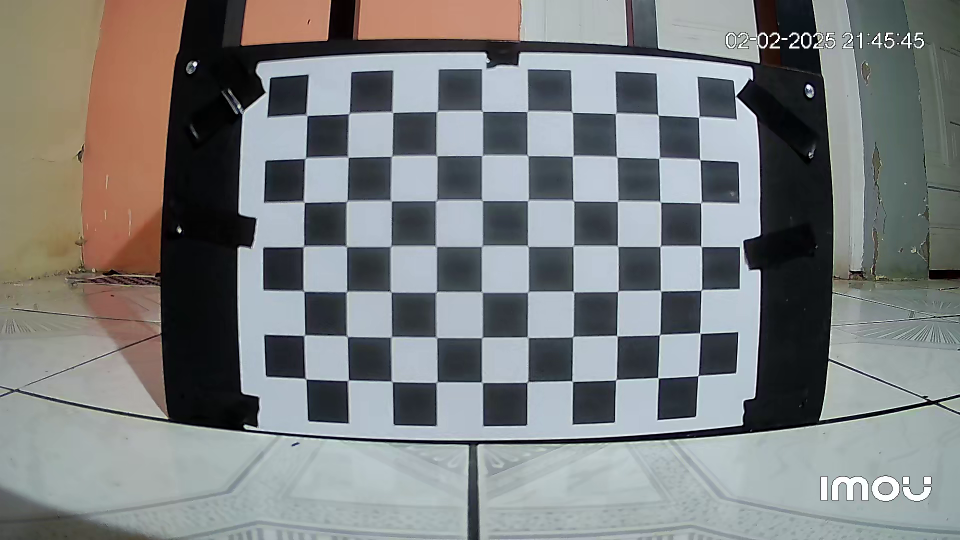
#> input picture Python/Calibracion3.0/image1.png, 1920 x 1080 px (shown at 1/2 size); its folder holds only this picture in this run
$ python calibration.py
#> lines starting #> are read from the running program, lines starting #| are printed output that depends on the picture; after the words box and inside, x2 and y2 are one past the last pixel; in counts of white or black regions, pixels touching at a corner belong together; long printed decimals are rounded
import numpy as np
import cv2 as cv
import glob
import pickle


################ FIND CHESSBOARD CORNERS - OBJECT POINTS AND IMAGE POINTS #############################

chessboardSize = (10,7)
frameSize = (1920,1080)


# termination criteria
criteria = (cv.TERM_CRITERIA_EPS + cv.TERM_CRITERIA_MAX_ITER, 30, 0.001)


# prepare object points, like (0,0,0), (1,0,0), (2,0,0) ....,(6,5,0)
objp = np.zeros((chessboardSize[0] * chessboardSize[1], 3), np.float32)
objp[:,:2] = np.mgrid[0:chessboardSize[0],0:chessboardSize[1]].T.reshape(-1,2)

size_of_chessboard_squares_mm = 24
objp = objp * size_of_chessboard_squares_mm


# Arrays to store object points and image points from all the images.
objpoints = [] # 3d point in real world space
imgpoints = [] # 2d points in image plane.


images = glob.glob(r'C:\Users\jairo\Documents\U_ESPE\Tesis\Nueva tesis ESPE\GitHub Tesis\Vehicle_AGV_TESIS_ESPE\Python\Calibracion3.0\*.png')
# Carga una imagen de ejemplo para determinar el tamaño dinámicamente

if len(images) > 0:
    img_example = cv.imread(images[0])  # Cargar la primera imagen
#> img_example is the input picture: shape (1080, 1920, 3); mean B, G, R 126.8, 126.8, 124.2
    frameSize = (img_example.shape[1], img_example.shape[0])  # Ancho x Alto
#> frameSize = (1920, 1080)
else:
    raise ValueError("No se encontraron imágenes en el directorio especificado.")


for image in images:

    img = cv.imread(image)
    gray = cv.cvtColor(img, cv.COLOR_BGR2GRAY)
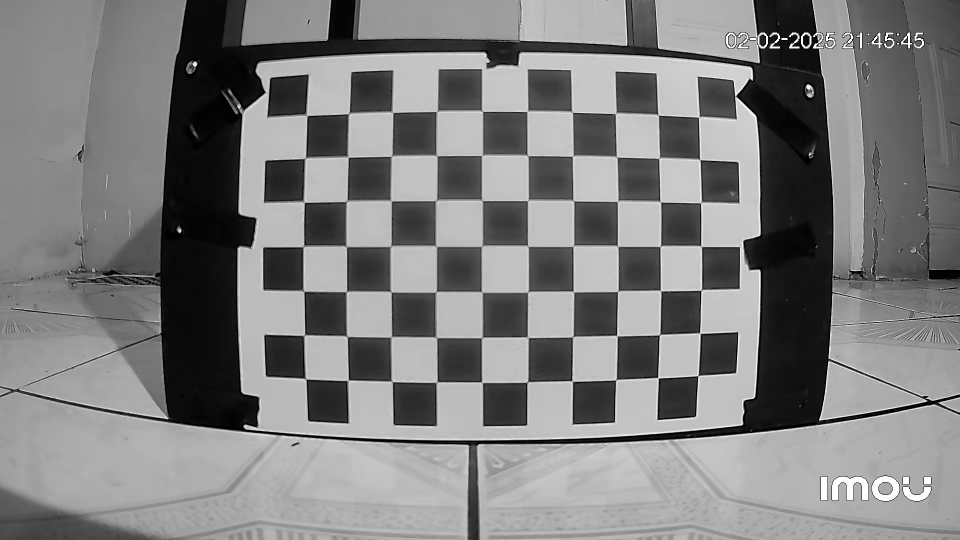
#> gray: shape (1080, 1920) (shown at 1/2 size); min 0, max 255, mean 126

    # Find the chess board corners
    ret, corners = cv.findChessboardCorners(gray, chessboardSize, None)
#> ret = True; corners = 70 rows, first 8: [614.4, 232.2], [698.5, 228.7], [786.4, 225.7], [874.3, 224.7], [965.4, 223.5], [1055, 223.9], [1144.5, 225.6], [1231.2, 228.7]

    # If found, add object points, image points (after refining them)
    if ret == True:

        objpoints.append(objp)
        corners2 = cv.cornerSubPix(gray, corners, (11,11), (-1,-1), criteria)
#> corners2 = 70 rows, first 8: [614, 231.1], [698.7, 227.5], [785.6, 225.2], [873.8, 223.6], [964.8, 222.9], [1054.7, 223.4], [1144.4, 224.6], [1231.3, 227.5]
        imgpoints.append(corners)

        # Draw and display the corners
        cv.drawChessboardCorners(img, chessboardSize, corners2, ret)
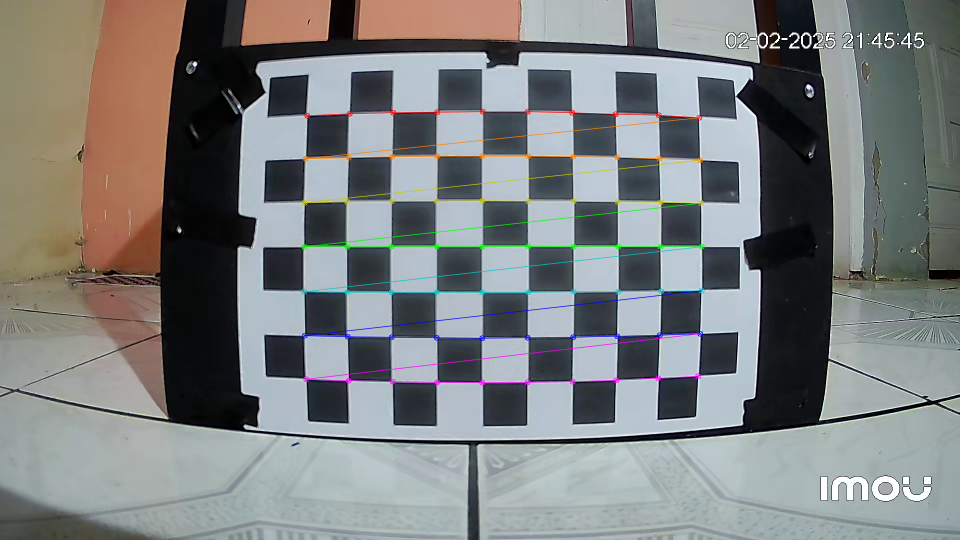
#> img: shape (1080, 1920, 3) (shown at 1/2 size); 1.76% of pixels changed, all inside (x1, y1, x2, y2) = (602, 217, 1410, 772)
        cv.imshow('img', img)
        cv.waitKey(100)


cv.destroyAllWindows()


############## CALIBRATION #######################################################

ret, cameraMatrix, dist, rvecs, tvecs = cv.calibrateCamera(objpoints, imgpoints, frameSize, None, None)
#> ret = 0.49; cameraMatrix = [[4293.1, 0, 855.7], [0, 4304.2, 537.6], [0, 0, 1]]; dist = [[-2.5, -148.4, -0.0299, 0.114, 4167.4]]; rvecs = ([-0.0125, -0.0443, -0.000152],); tvecs = ([-67.5, -83.66, 1131.3],)

# Save the camera calibration result for later use (we won't worry about rvecs / tvecs)
pickle.dump((cameraMatrix, dist), open( r"C:\Users\jairo\Documents\U_ESPE\Tesis\Nueva tesis ESPE\GitHub Tesis\Vehicle_AGV_TESIS_ESPE\Python\Calibracion\calibration.pkl", "wb" ), protocol = 2)
pickle.dump(cameraMatrix, open( r"C:\Users\jairo\Documents\U_ESPE\Tesis\Nueva tesis ESPE\GitHub Tesis\Vehicle_AGV_TESIS_ESPE\Python\Calibracion\cameraMatrix.pkl", "wb" ), protocol = 2)
pickle.dump(dist, open( r"C:\Users\jairo\Documents\U_ESPE\Tesis\Nueva tesis ESPE\GitHub Tesis\Vehicle_AGV_TESIS_ESPE\Python\Calibracion\dist.pkl", "wb" ), protocol = 2)

#Imprimir las matrices de la cámara y distorsión
print("Camera Matrix (Matriz de la cámara):")
print(cameraMatrix)
#| [[4.29311792e+03 0.00000000e+00 8.55651418e+02]
#|  [0.00000000e+00 4.30421598e+03 5.37621647e+02]
#|  [0.00000000e+00 0.00000000e+00 1.00000000e+00]]

print("\nDistortion Coefficients (Coeficientes de distorsión):")
print(dist)
#| [[-2.50330747e+00 -1.48379591e+02 -2.98529129e-02  1.14485560e-01
#|    4.16735276e+03]]


############## UNDISTORTION #####################################################

img = cv.imread(r'C:\Users\jairo\Documents\U_ESPE\Tesis\Nueva tesis ESPE\GitHub Tesis\Vehicle_AGV_TESIS_ESPE\Python\Calibracion\cali5.png')
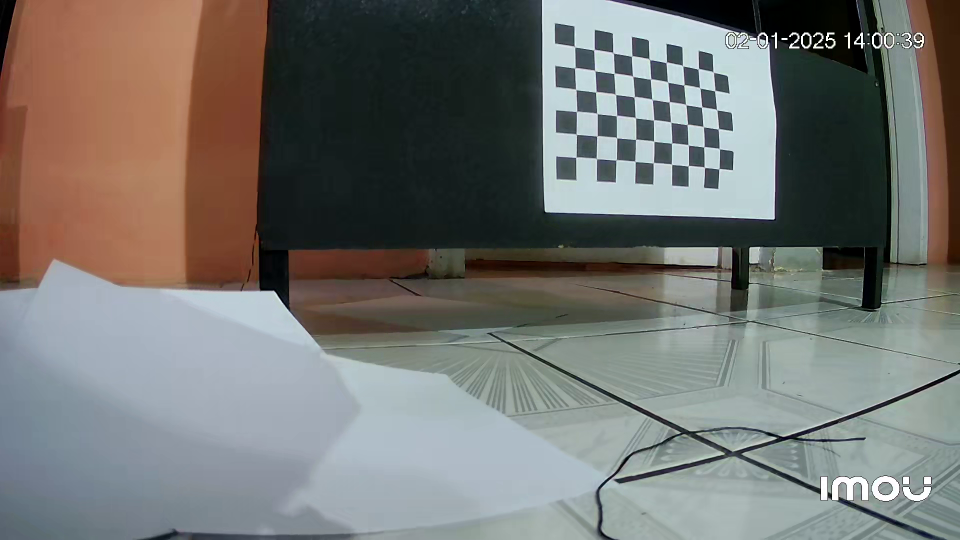
#> input picture Python/Calibracion/cali5.png, 1920 x 1080 px, found by its file name (shown at 1/2 size)
#> img is the input picture: shape (1080, 1920, 3); mean B, G, R 112.4, 115.9, 115.7
h, w = img.shape[:2]  # img.shape[0] es altura, img.shape[1] es ancho
#> h = 1080; w = 1920
newCameraMatrix, roi = cv.getOptimalNewCameraMatrix(cameraMatrix, dist, (w, h), 1, (w, h))
#> newCameraMatrix = [[4989.9, 0, 1138.8], [0, 3787.5, 528.5], [0, 0, 1]]; roi = (346, 320, 1326, 427)


# Undistort
dst = cv.undistort(img, cameraMatrix, dist, None, newCameraMatrix)
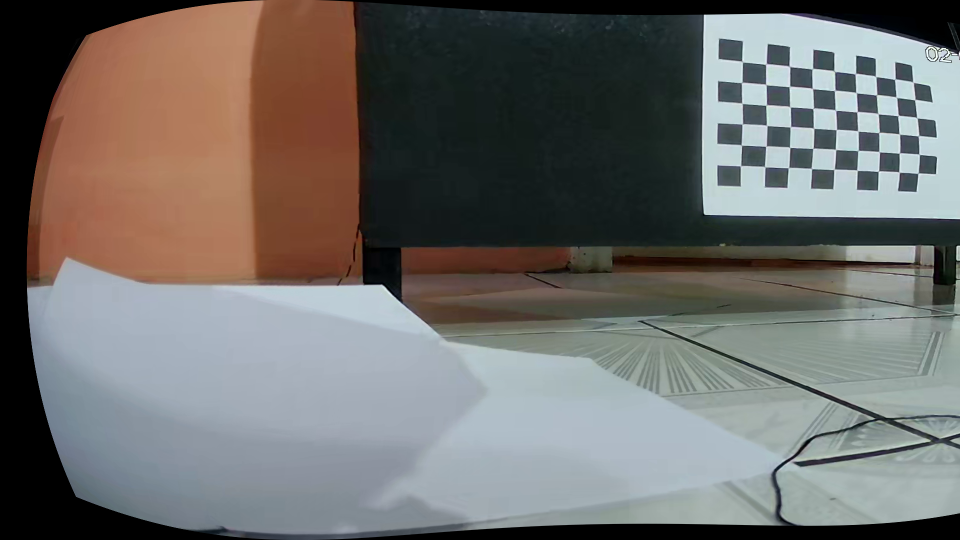
#> dst: shape (1080, 1920, 3) (shown at 1/2 size); mean B, G, R 105.9, 108.6, 110.3

# crop the image
x, y, w, h = roi
#> x = 346; y = 320; w = 1326; h = 427
dst = dst[y:y+h, x:x+w]
#> dst: shape (427, 1326, 3)
cv.imwrite(r'C:\Users\jairo\Documents\U_ESPE\Tesis\Nueva tesis ESPE\GitHub Tesis\Vehicle_AGV_TESIS_ESPE\Python\Calibracion\caliResult1.png', dst)


# Undistort with Remapping
mapx, mapy = cv.initUndistortRectifyMap(cameraMatrix, dist, None, newCameraMatrix, (w,h), 5)
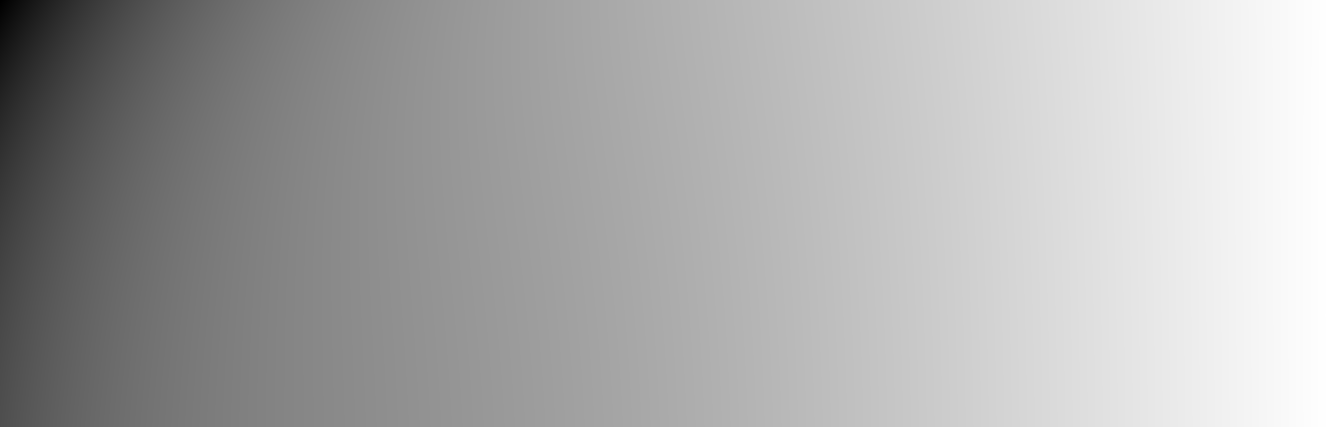
#> mapx: shape (427, 1326) float32; min -622.1, max 1017.7, mean 478.4; drawn with min black and max white
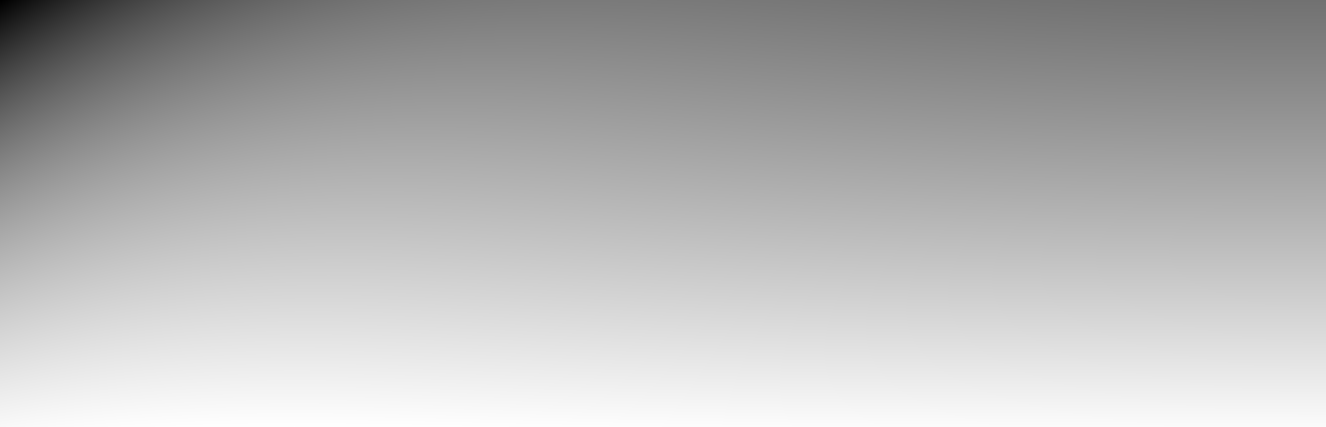
#> mapy: shape (427, 1326) float32; min -398.9, max 432.9, mean 193.6; drawn with min black and max white
dst = cv.remap(img, mapx, mapy, cv.INTER_LINEAR)

# crop the image
x, y, w, h = roi
dst = dst[y:y+h, x:x+w]
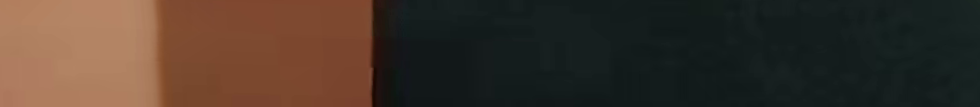
#> dst: shape (107, 980, 3); mean B, G, R 43.4, 54.1, 68.2
cv.imwrite(r'C:\Users\jairo\Documents\U_ESPE\Tesis\Nueva tesis ESPE\GitHub Tesis\Vehicle_AGV_TESIS_ESPE\Python\Calibracion\caliResult2.png', dst)


# Reprojection Error
mean_error = 0

for i in range(len(objpoints)):
    imgpoints2, _ = cv.projectPoints(objpoints[i], rvecs[i], tvecs[i], cameraMatrix, dist)
    error = cv.norm(imgpoints[i], imgpoints2, cv.NORM_L2)/len(imgpoints2)
    mean_error += error
#> this loop made 1 pass
#> (error, mean_error) on pass 1: (0.0585, 0.0585)
#> after the loop, mean_error = 0.0585

print( "total error: {}".format(mean_error/len(objpoints)) )
#| total error: 0.05852
